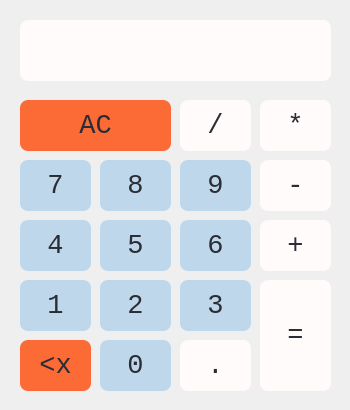
<?xml version="1.0" encoding="UTF-8"?>
<ui version="4.0">
 <class>MainWindow</class>
 <widget class="QMainWindow" name="MainWindow">
  <property name="geometry">
   <rect>
    <x>0</x>
    <y>0</y>
    <width>350</width>
    <height>410</height>
   </rect>
  </property>
  <property name="sizePolicy">
   <sizepolicy hsizetype="Fixed" vsizetype="Fixed">
    <horstretch>0</horstretch>
    <verstretch>0</verstretch>
   </sizepolicy>
  </property>
  <property name="minimumSize">
   <size>
    <width>350</width>
    <height>410</height>
   </size>
  </property>
  <property name="maximumSize">
   <size>
    <width>350</width>
    <height>410</height>
   </size>
  </property>
  <property name="windowTitle">
   <string>Calculadora</string>
  </property>
  <property name="styleSheet">
   <string notr="true">* {
	color: rgb(42, 45, 52);
}

QPushButton {
	background-color: rgb(191, 215, 234);
	border-radius: 8;
}

QPushButton:hover {
	background-color: rgb(209, 226, 240);
}

#display {
	border-radius: 8;
	background-color: rgb(255, 251, 250);
}

#btnClear, #btnClearAll {
	background-color: rgb(252, 107, 54);
}

#btnClear:hover, #btnClearAll:hover {
	background-color: rgb(252, 122, 74);
}

#btnDivision, #btnMultiply, #btnSubstract, #btnAdd, #btnEquals, #btnDot {
	background-color: rgb(255, 251, 250);
}

#btnDivision:hover, #btnMultiply:hover, #btnSubstract:hover, #btnAdd:hover, #btnEquals:hover, #btnDot:hover {
	background-color: rgb(255, 239, 235);
}</string>
  </property>
  <widget class="QWidget" name="centralwidget">
   <widget class="QLineEdit" name="display">
    <property name="geometry">
     <rect>
      <x>20</x>
      <y>20</y>
      <width>311</width>
      <height>61</height>
     </rect>
    </property>
    <property name="font">
     <font>
      <family>Consolas</family>
      <pointsize>24</pointsize>
      <kerning>true</kerning>
     </font>
    </property>
    <property name="alignment">
     <set>Qt::AlignRight|Qt::AlignTrailing|Qt::AlignVCenter</set>
    </property>
    <property name="readOnly">
     <bool>true</bool>
    </property>
   </widget>
   <widget class="QPushButton" name="btn8">
    <property name="geometry">
     <rect>
      <x>100</x>
      <y>160</y>
      <width>71</width>
      <height>51</height>
     </rect>
    </property>
    <property name="font">
     <font>
      <family>Consolas</family>
      <pointsize>20</pointsize>
     </font>
    </property>
    <property name="text">
     <string>8</string>
    </property>
   </widget>
   <widget class="QPushButton" name="btn7">
    <property name="geometry">
     <rect>
      <x>20</x>
      <y>160</y>
      <width>71</width>
      <height>51</height>
     </rect>
    </property>
    <property name="font">
     <font>
      <family>Consolas</family>
      <pointsize>20</pointsize>
     </font>
    </property>
    <property name="text">
     <string>7</string>
    </property>
   </widget>
   <widget class="QPushButton" name="btnEquals">
    <property name="geometry">
     <rect>
      <x>260</x>
      <y>280</y>
      <width>71</width>
      <height>111</height>
     </rect>
    </property>
    <property name="font">
     <font>
      <family>Consolas</family>
      <pointsize>20</pointsize>
     </font>
    </property>
    <property name="text">
     <string>=</string>
    </property>
   </widget>
   <widget class="QPushButton" name="btnDivision">
    <property name="geometry">
     <rect>
      <x>180</x>
      <y>100</y>
      <width>71</width>
      <height>51</height>
     </rect>
    </property>
    <property name="font">
     <font>
      <family>Consolas</family>
      <pointsize>20</pointsize>
     </font>
    </property>
    <property name="text">
     <string>/</string>
    </property>
   </widget>
   <widget class="QPushButton" name="btn9">
    <property name="geometry">
     <rect>
      <x>180</x>
      <y>160</y>
      <width>71</width>
      <height>51</height>
     </rect>
    </property>
    <property name="font">
     <font>
      <family>Consolas</family>
      <pointsize>20</pointsize>
     </font>
    </property>
    <property name="text">
     <string>9</string>
    </property>
   </widget>
   <widget class="QPushButton" name="btnMultiply">
    <property name="geometry">
     <rect>
      <x>260</x>
      <y>100</y>
      <width>71</width>
      <height>51</height>
     </rect>
    </property>
    <property name="font">
     <font>
      <family>Consolas</family>
      <pointsize>20</pointsize>
     </font>
    </property>
    <property name="text">
     <string>*</string>
    </property>
   </widget>
   <widget class="QPushButton" name="btnSubstract">
    <property name="geometry">
     <rect>
      <x>260</x>
      <y>160</y>
      <width>71</width>
      <height>51</height>
     </rect>
    </property>
    <property name="font">
     <font>
      <family>Consolas</family>
      <pointsize>20</pointsize>
     </font>
    </property>
    <property name="text">
     <string>-</string>
    </property>
   </widget>
   <widget class="QPushButton" name="btnAdd">
    <property name="geometry">
     <rect>
      <x>260</x>
      <y>220</y>
      <width>71</width>
      <height>51</height>
     </rect>
    </property>
    <property name="font">
     <font>
      <family>Consolas</family>
      <pointsize>20</pointsize>
     </font>
    </property>
    <property name="text">
     <string>+</string>
    </property>
   </widget>
   <widget class="QPushButton" name="btn6">
    <property name="geometry">
     <rect>
      <x>180</x>
      <y>220</y>
      <width>71</width>
      <height>51</height>
     </rect>
    </property>
    <property name="font">
     <font>
      <family>Consolas</family>
      <pointsize>20</pointsize>
     </font>
    </property>
    <property name="text">
     <string>6</string>
    </property>
   </widget>
   <widget class="QPushButton" name="btn5">
    <property name="geometry">
     <rect>
      <x>100</x>
      <y>220</y>
      <width>71</width>
      <height>51</height>
     </rect>
    </property>
    <property name="font">
     <font>
      <family>Consolas</family>
      <pointsize>20</pointsize>
     </font>
    </property>
    <property name="text">
     <string>5</string>
    </property>
   </widget>
   <widget class="QPushButton" name="btn4">
    <property name="geometry">
     <rect>
      <x>20</x>
      <y>220</y>
      <width>71</width>
      <height>51</height>
     </rect>
    </property>
    <property name="font">
     <font>
      <family>Consolas</family>
      <pointsize>20</pointsize>
     </font>
    </property>
    <property name="text">
     <string>4</string>
    </property>
   </widget>
   <widget class="QPushButton" name="btn3">
    <property name="geometry">
     <rect>
      <x>180</x>
      <y>280</y>
      <width>71</width>
      <height>51</height>
     </rect>
    </property>
    <property name="font">
     <font>
      <family>Consolas</family>
      <pointsize>20</pointsize>
     </font>
    </property>
    <property name="text">
     <string>3</string>
    </property>
   </widget>
   <widget class="QPushButton" name="btn1">
    <property name="geometry">
     <rect>
      <x>20</x>
      <y>280</y>
      <width>71</width>
      <height>51</height>
     </rect>
    </property>
    <property name="font">
     <font>
      <family>Consolas</family>
      <pointsize>20</pointsize>
     </font>
    </property>
    <property name="text">
     <string>1</string>
    </property>
   </widget>
   <widget class="QPushButton" name="btn2">
    <property name="geometry">
     <rect>
      <x>100</x>
      <y>280</y>
      <width>71</width>
      <height>51</height>
     </rect>
    </property>
    <property name="font">
     <font>
      <family>Consolas</family>
      <pointsize>20</pointsize>
     </font>
    </property>
    <property name="text">
     <string>2</string>
    </property>
   </widget>
   <widget class="QPushButton" name="btn0">
    <property name="geometry">
     <rect>
      <x>100</x>
      <y>340</y>
      <width>71</width>
      <height>51</height>
     </rect>
    </property>
    <property name="font">
     <font>
      <family>Consolas</family>
      <pointsize>20</pointsize>
     </font>
    </property>
    <property name="text">
     <string>0</string>
    </property>
   </widget>
   <widget class="QPushButton" name="btnDot">
    <property name="geometry">
     <rect>
      <x>180</x>
      <y>340</y>
      <width>71</width>
      <height>51</height>
     </rect>
    </property>
    <property name="font">
     <font>
      <family>Consolas</family>
      <pointsize>20</pointsize>
     </font>
    </property>
    <property name="text">
     <string>.</string>
    </property>
   </widget>
   <widget class="QPushButton" name="btnClearAll">
    <property name="geometry">
     <rect>
      <x>20</x>
      <y>100</y>
      <width>151</width>
      <height>51</height>
     </rect>
    </property>
    <property name="font">
     <font>
      <family>Consolas</family>
      <pointsize>20</pointsize>
     </font>
    </property>
    <property name="text">
     <string>AC</string>
    </property>
   </widget>
   <widget class="QPushButton" name="btnClear">
    <property name="geometry">
     <rect>
      <x>20</x>
      <y>340</y>
      <width>71</width>
      <height>51</height>
     </rect>
    </property>
    <property name="font">
     <font>
      <family>Consolas</family>
      <pointsize>20</pointsize>
     </font>
    </property>
    <property name="text">
     <string>&lt;x</string>
    </property>
   </widget>
  </widget>
 </widget>
 <resources/>
 <connections/>
</ui>
